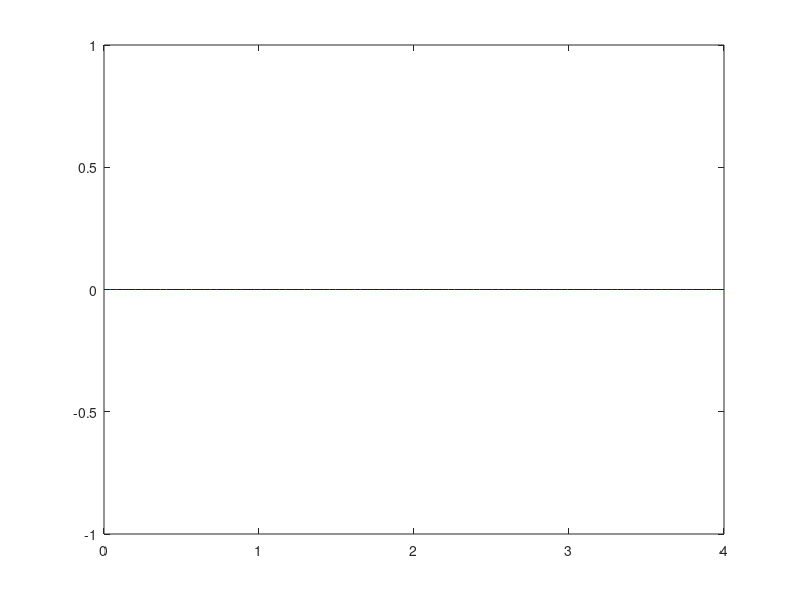

Source code (MATLAB):
xlim([0,4])
ylim([0,5])
[x, y] = ginput(10);

% plot puncte selectate
plot(x, y, 'ro');


% polinom de grad  
p = polyfit(x, y, 4);
puncte = linspace(0, 4, 100);
y_fit = polyval(p, puncte);

hold on;
plot(puncte, y_fit, 'b-');



